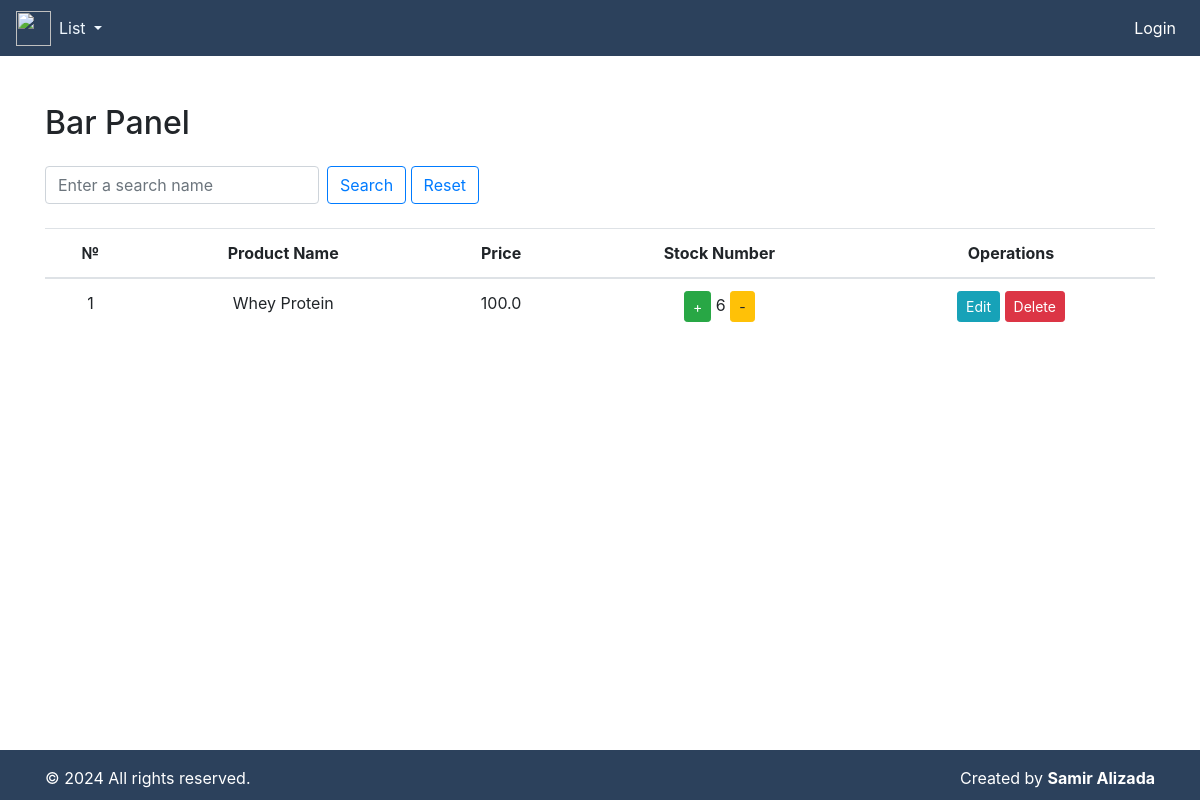
/bar-panel/, run on an earlier commit of the app's database.
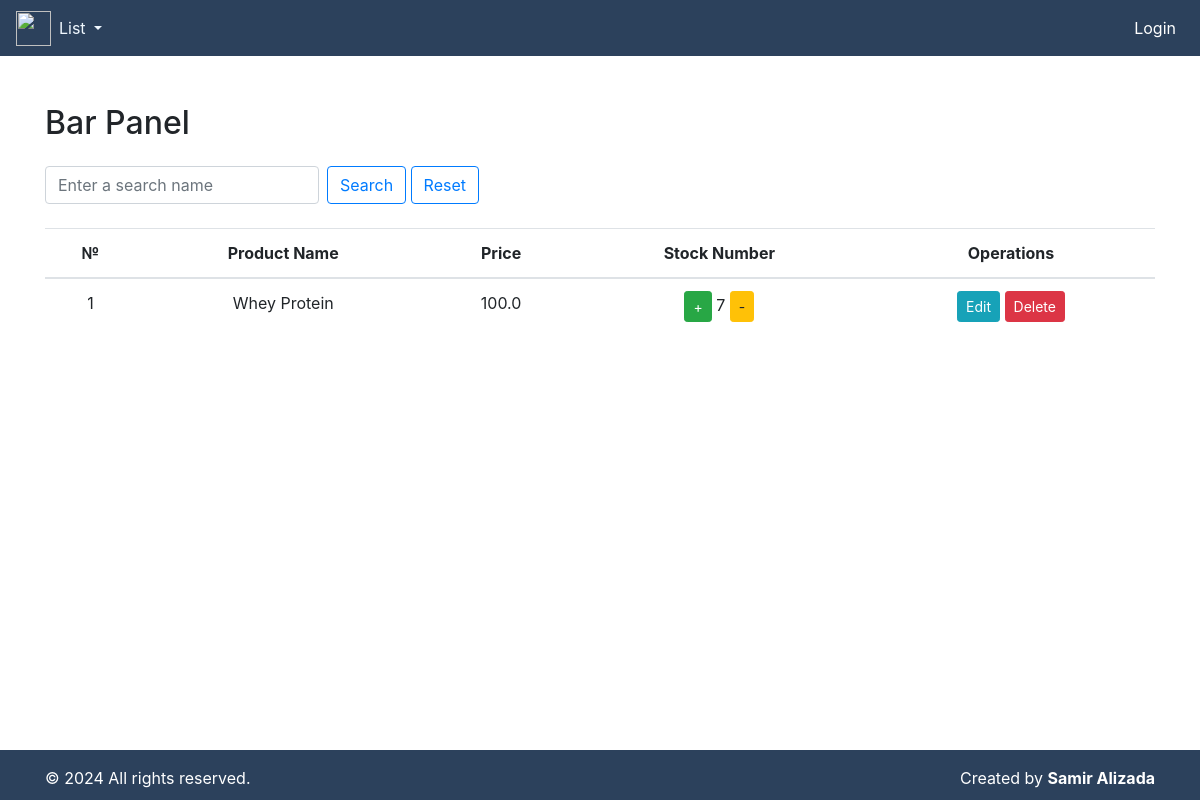
And on a later commit of the database.
### fitness/models.py (models this page shows, shortened)
class Bar(models.Model):
    product_name = models.CharField(max_length=100)
    price = models.FloatField()
    stock_number = models.IntegerField()

### fitness/views.py (the view)
# urls.py: path('bar-panel/', bar_panel, name='bar_panel'),
def bar_panel(request):
    bars = Bar.objects.all()
    query = request.GET.get('q')
    if query:
        bars = bars.filter(product_name__icontains=query)
    return render(request, 'bar_panel.html', {'bars': bars})

### templates/bar_panel.html (shortened to what this page needs)
{% include "index.html" %}
{% block content %}
<div class="container mt-5">
    <h2 class="mb-4">Bar Panel</h2>
    <form method="GET" class="mb-3">
        <div class="form-inline mb-4">
            <input type="text" name="q" class="form-control mr-sm-2" placeholder="Enter a search name">
            <button class="btn btn-outline-primary my-2 my-sm-0" type="submit">Search</button>
            <a href="{% url 'bar_list' %}"><button class="btn btn-outline-primary my-2 my-sm-0" type="submit">Reset</button>
            </a>
        </div>
    </form>
    <table class="table text-center">
        <thead>
            <tr>
                <th scope="col">№</th>
                <th scope="col">Product Name</th>
                <th scope="col">Price</th>
                <th scope="col">Stock Number</th>
                <th scope="col">Operations</th>
            </tr>
        </thead>
        <tbody>
            {% for bar in bars %}
            <tr>
                <td>{{ forloop.counter }}</td>
                <td>{{ bar.product_name }}</td>
                <td>{{ bar.price }}</td>
                <td>
                    <a href="{% url 'increase_stock' bar.pk %}" class="btn btn-sm btn-success">+</a>
                    {{ bar.stock_number }}
                    <a href="{% url 'decrease_stock' bar.pk %}" class="btn btn-sm btn-warning">-</a>
                </td>
                <td>
                    <a href="{% url 'update_bar' bar.pk %}" class="btn btn-sm btn-info">Edit</a>
                    <a href="{% url 'delete_bar' bar.pk %}" class="btn btn-sm btn-danger" onclick="return confirm('Are you sure you want to delete this bar item?')">Delete</a>
                </td>
            </tr>
            {% endfor %}
        </tbody>
    </table>
</div>
{% endblock content %}

What changed in the data, as far as the page shows it:
changed Bar "Whey Protein": stock_number "6" → "7"
